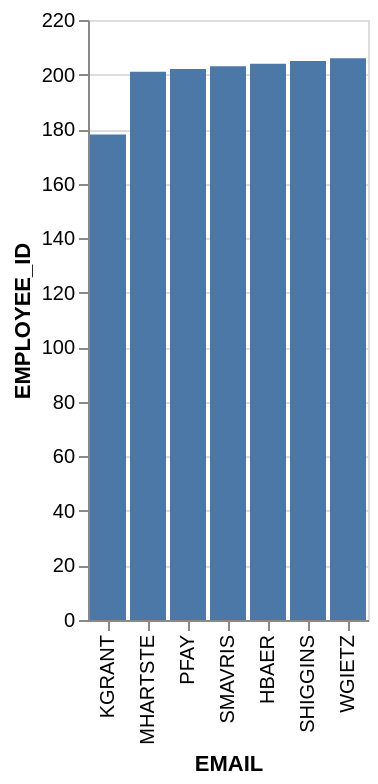

Describe this chart as a Vega-Lite specification.
### Vega-Lite specification from a JSON file in a GitHub repository (floating-point values rounded to 4 significant figures)
{"data": {"values": [{"x_data": "KGRANT", "y_data": 178}, {"x_data": "MHARTSTE", "y_data": 201}, {"x_data": "PFAY", "y_data": 202}, {"x_data": "SMAVRIS", "y_data": 203}, {"x_data": "HBAER", "y_data": 204}, {"x_data": "SHIGGINS", "y_data": 205}, {"x_data": "WGIETZ", "y_data": 206}]}, "mark": "bar", "encoding": {"x": {"field": "x_data", "type": "nominal", "title": "EMAIL", "sort": {"op": "sum", "field": "y_data", "order": "ascending"}}, "y": {"field": "y_data", "type": "quantitative", "title": "EMPLOYEE_ID"}}}
